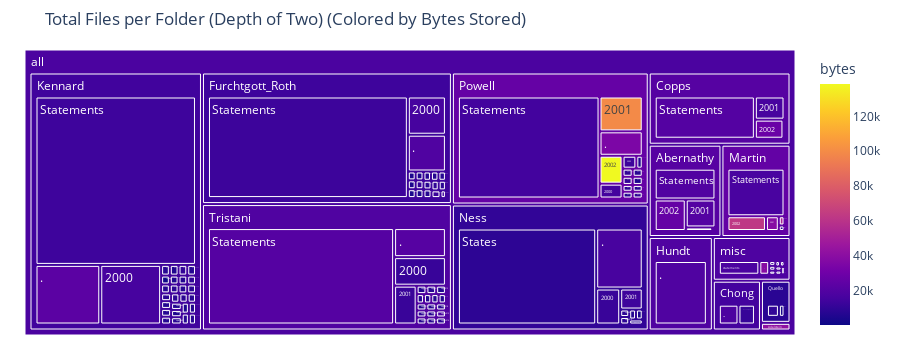

This figure's notebook cell:
### Markdown cell above
### Visualize Larger Deposit Folders

### Code cell
import plotly.express as px

fig = px.treemap(df173,
                 title="Total Files per Folder (Depth of Two) (Colored by Bytes Stored)",
                 path=[px.Constant("all"), 'folder1', 'folder2'], 
                 color='bytes'
                )
fig.update_traces(root_color="lightgrey")
fig.update_layout(margin = dict(t=50, l=25, r=25, b=25))
fig.show()

### Figure 1 — Plotly figure (JSON) as saved in the notebook; plotly's stock layout.template omitted (floating-point values rounded to 4 significant figures; data arrays with more than 128 entries replaced by an {"elided": "..."} marker saying what was removed)
{"data": [{"branchvalues": "total", "customdata": {"elided": "137x1 float values"}, "domain": {"x": [0, 1], "y": [0, 1]}, "hovertemplate": "labels=%{label}<br>count=%{value}<br>parent=%{parent}<br>id=%{id}<br>bytes=%{color}<extra></extra>", "ids": {"elided": "137 str values"}, "labels": {"elided": "137 str values"}, "marker": {"coloraxis": "coloraxis", "colors": {"elided": "137 float values"}}, "name": "", "parents": {"elided": "137 str values"}, "root": {"color": "lightgrey"}, "type": "treemap", "values": {"elided": "137 int values"}}], "layout": {"coloraxis": {"colorbar": {"title": {"text": "bytes"}}, "colorscale": [[0, "#0d0887"], [0.1111, "#46039f"], [0.2222, "#7201a8"], [0.3333, "#9c179e"], [0.4444, "#bd3786"], [0.5556, "#d8576b"], [0.6667, "#ed7953"], [0.7778, "#fb9f3a"], [0.8889, "#fdca26"], [1, "#f0f921"]]}, "height": 360, "legend": {"tracegroupgap": 0}, "margin": {"b": 25, "l": 25, "r": 25, "t": 50}, "title": {"text": "Total Files per Folder (Depth of Two) (Colored by Bytes Stored)"}}}
